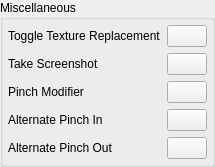
													<widget class="QGroupBox" name="gb_misc">
														<property name="title">
															<string>Miscellaneous</string>
														</property>
														<layout class="QGridLayout" name="misc_grid">
															<property name="leftMargin">
																<number>5</number>
															</property>
															<property name="topMargin">
																<number>5</number>
															</property>
															<property name="rightMargin">
																<number>5</number>
															</property>
															<property name="bottomMargin">
																<number>5</number>
															</property>
															<item row="0" column="0">
																<widget class="QLabel" name="lbl_tex_replace">
																	<property name="text">
																		<string>Toggle Texture Replacement</string>
																	</property>
																</widget>
															</item>
															<item row="0" column="1">
																<widget class="QPushButton" name="btn_tex_replace">
																	<property name="text">
																		<string/>
																	</property>
																	<property name="autoDefault">
																		<bool>false</bool>
																	</property>
																</widget>
															</item>
															<item row="1" column="0">
																<widget class="QLabel" name="lbl_screenshot">
																	<property name="text">
																		<string>Take Screenshot</string>
																	</property>
																</widget>
															</item>
															<item row="1" column="1">
																<widget class="QPushButton" name="btn_screenshot">
																	<property name="text">
																		<string/>
																	</property>
																	<property name="autoDefault">
																		<bool>false</bool>
																	</property>
																</widget>
															</item>
															<item row="2" column="0">
																<widget class="QLabel" name="lbl_pinch_mod">
																	<property name="text">
																		<string>Pinch Modifier</string>
																	</property>
																</widget>
															</item>
															<item row="2" column="1">
																<widget class="QPushButton" name="btn_pinch_mod">
																	<property name="text">
																		<string/>
																	</property>
																	<property name="autoDefault">
																		<bool>false</bool>
																	</property>
																</widget>
															</item>
															<item row="3" column="0">
																<widget class="QLabel" name="lbl_alt_pinch_in">
																	<property name="text">
																		<string>Alternate Pinch In</string>
																	</property>
																</widget>
															</item>
															<item row="3" column="1">
																<widget class="QPushButton" name="btn_alt_pinch_in">
																	<property name="text">
																		<string/>
																	</property>
																	<property name="autoDefault">
																		<bool>false</bool>
																	</property>
																</widget>
															</item>
															<item row="4" column="0">
																<widget class="QLabel" name="lbl_alt_pinch_out">
																	<property name="text">
																		<string>Alternate Pinch Out</string>
																	</property>
																</widget>
															</item>
															<item row="4" column="1">
																<widget class="QPushButton" name="btn_alt_pinch_out">
																	<property name="text">
																		<string/>
																	</property>
																	<property name="autoDefault">
																		<bool>false</bool>
																	</property>
																</widget>
															</item>
														</layout>
													</widget>
